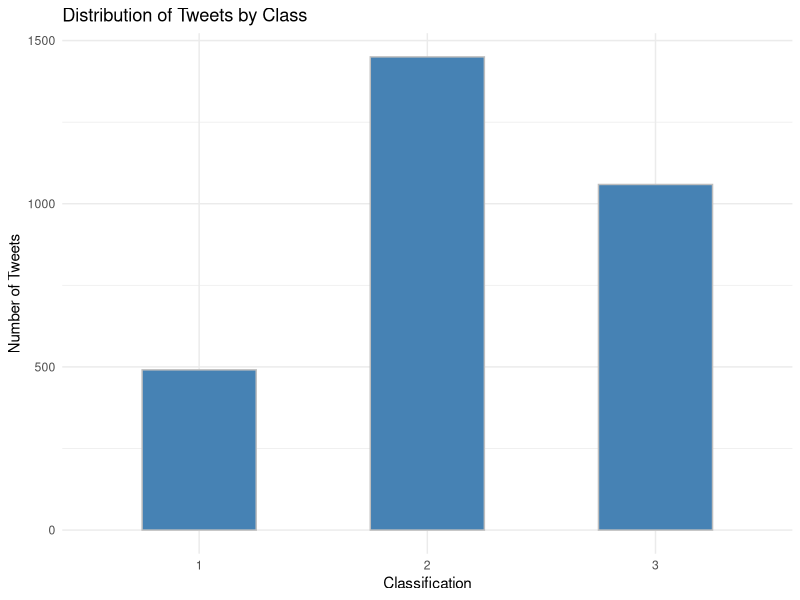

Write the R code that produced this figure.
## Input Data
data <- read.csv("Data/sampled_tweet_dataset.csv", stringsAsFactors = TRUE)
data <- data[c('tweet_text', 'does_this_tweet_contain_hate_speech', 'tweet_id')]

data$class <- as.numeric(data$does_this_tweet_contain_hate_speech)

## Count of tweets by class
library(dplyr)
bar_data <- data %>%
  group_by( class ) %>%
  tally

names(bar_data) <- c("Class", "Number_of_Tweets")
bar_data$Class <- as.factor(bar_data$Class)
bar_data

## Bar Graph
library(ggplot2)
# Change the width of bars
ggplot(data=bar_data, aes(x= Class, y= Number_of_Tweets)) +
  geom_bar(stat="identity", color="gray", width=0.5, fill = 'steelblue') + 
  theme_minimal() +
  guides(fill=FALSE) +
  xlab("Classification") + ylab("Number of Tweets") +
  ggtitle("Distribution of Tweets by Class")